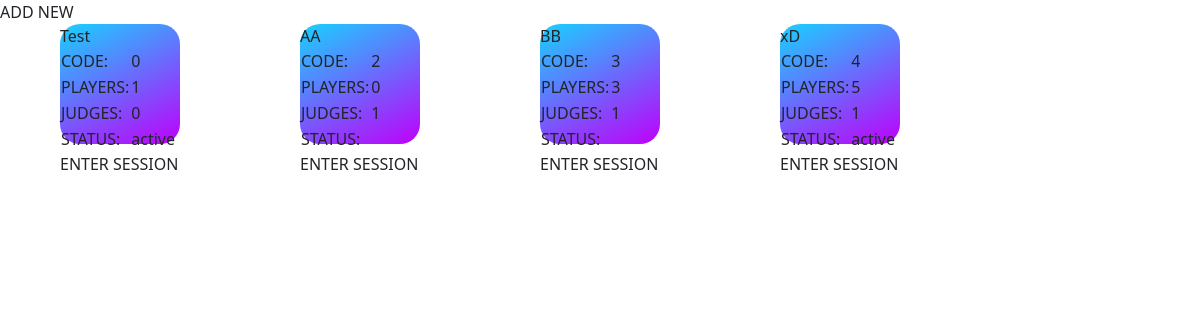
The page /shots/sessions/ (signed in) on the database as committed earlier.
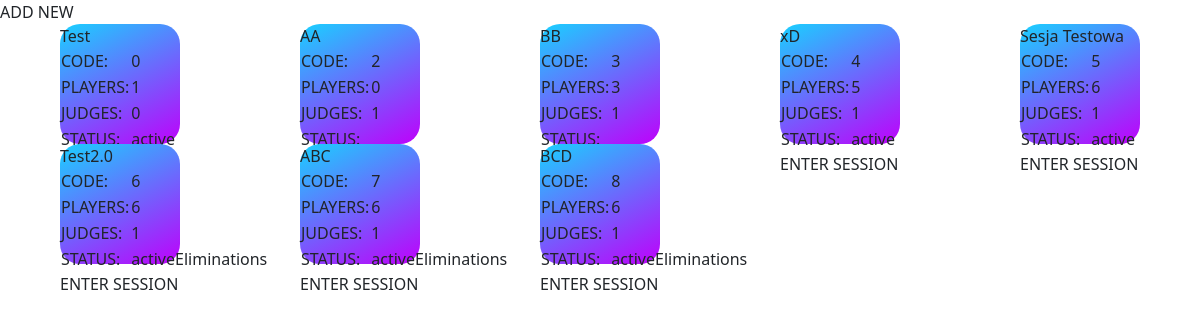
The same page on the database as committed later.
### shots/models.py (models this page shows)
class Session(models.Model):
    code = models.CharField(max_length=255)
    name = models.CharField(max_length=255)
    players = models.ManyToManyField(Player)
    judges = models.ManyToManyField(settings.AUTH_USER_MODEL)
    status = models.CharField(max_length=255, default='lobby') #lobby, active, ended

### shots/views.py (the view)
# urls.py: path('sessions/', sessions_view, name='sessions'),
@login_required
def sessions_view(request):
    sessions = Session.objects.all()
    return render(request, 'sessions.html', {'sessions': sessions})

### templates/sessions.html (shortened to what this page needs)
{% load static %}
{% load bootstrap %}
<!DOCTYPE html>
<html lang="en">
<head>
  <link rel="stylesheet" href="{% static 'css/sessions.css' %}">
  <link rel="stylesheet" href="https://cdn.jsdelivr.net/npm/bootstrap@5.1.3/dist/css/bootstrap.min.css">
</head>
<body>
  <div class="sessionsBar">
    <div class="sessionsButton" onclick="window.location.href='/shots/sessionCreator'">
      ADD NEW
    </div>
  </div>
  <div class="sessionsGrid">
    {% for session in sessions %}
    <div class="sessionTile">
      <div class="sessionName">{{ session.name }}</div>
      <table class="sessionTable">
        <tr><td>CODE:</td><td>{{ session.code }}</td></tr>
        <tr><td>PLAYERS:</td><td>{{ session.players.count }}</td></tr>
        <tr><td>JUDGES:</td><td>{{ session.judges.count }}</td></tr>
        <tr><td>STATUS:</td><td>{{ session.status }}</td></tr>
      </table>
      <div class="sessionButton" onclick="window.location.href='/shots/session/{{ session.code }}'">ENTER SESSION</div>
    </div>
    {% endfor %}
  </div>
</body>

Rows that differ between the two databases and show on the page:
added Session: name "Sesja Testowa", code "5", players.count "6", judges.count "1", status "active"
added Session: name "Test2.0", code "6", players.count "6", judges.count "1", status "activeEliminations"
added Session: name "ABC", code "7", players.count "6", judges.count "1", status "activeEliminations"
added Session: name "BCD", code "8", players.count "6", judges.count "1", status "activeEliminations"
